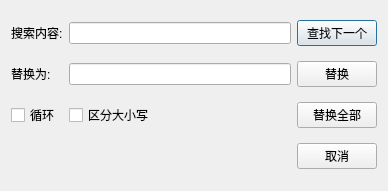
<?xml version="1.0" encoding="UTF-8"?>
<ui version="4.0">
 <class>ReplaceDialog</class>
 <widget class="QDialog" name="ReplaceDialog">
  <property name="geometry">
   <rect>
    <x>0</x>
    <y>0</y>
    <width>388</width>
    <height>191</height>
   </rect>
  </property>
  <property name="windowTitle">
   <string>Dialog</string>
  </property>
  <layout class="QGridLayout" name="gridLayout">
   <item row="0" column="0">
    <widget class="QLabel" name="label">
     <property name="text">
      <string>搜索内容:</string>
     </property>
    </widget>
   </item>
   <item row="0" column="1">
    <widget class="QLineEdit" name="lineEdit"/>
   </item>
   <item row="0" column="2">
    <widget class="QPushButton" name="pbFind">
     <property name="text">
      <string>查找下一个</string>
     </property>
    </widget>
   </item>
   <item row="1" column="0">
    <widget class="QLabel" name="label_2">
     <property name="text">
      <string>替换为:</string>
     </property>
    </widget>
   </item>
   <item row="1" column="1">
    <widget class="QLineEdit" name="lineEditReplace"/>
   </item>
   <item row="1" column="2">
    <widget class="QPushButton" name="pbReplace">
     <property name="text">
      <string>替换</string>
     </property>
    </widget>
   </item>
   <item row="2" column="0">
    <widget class="QCheckBox" name="cbLoop">
     <property name="text">
      <string>循环</string>
     </property>
    </widget>
   </item>
   <item row="2" column="1">
    <widget class="QCheckBox" name="cbBm">
     <property name="text">
      <string>区分大小写</string>
     </property>
    </widget>
   </item>
   <item row="2" column="2">
    <widget class="QPushButton" name="pbReplaceAll">
     <property name="text">
      <string>替换全部</string>
     </property>
    </widget>
   </item>
   <item row="3" column="2">
    <widget class="QPushButton" name="pbClose">
     <property name="text">
      <string>取消</string>
     </property>
    </widget>
   </item>
  </layout>
 </widget>
 <resources/>
 <connections/>
</ui>
